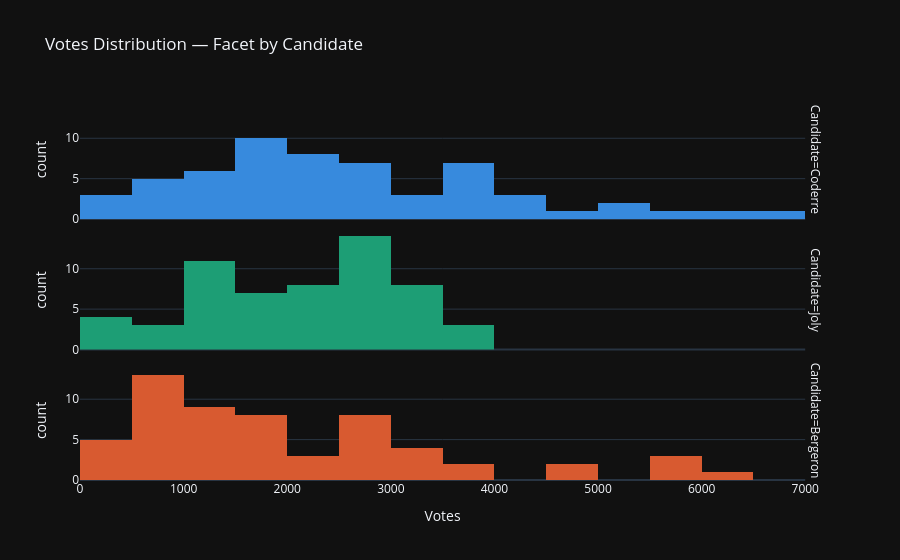

The notebook cell saved with this chart:
### Code cell
fig3 = plt.histogram(
    df_long,
    x='votes',
    color='candidate',
    facet_row='candidate',                    
    nbins=20,
    title='Votes Distribution — Facet by Candidate',
    labels={'votes': 'Votes', 'candidate': 'Candidate'},
    template='plotly_dark',
    color_discrete_map={
        'Coderre':  '#378ADD',
        'Joly':     '#1D9E75',
        'Bergeron': '#D85A30',
    }
)
 
fig3.update_layout(
    height=700,
    showlegend=False,
)
fig3.show()

### Figure 1 — Plotly figure (JSON) as saved in the notebook; plotly's stock layout.template omitted (floating-point values rounded to 4 significant figures)
{"data": [{"alignmentgroup": "True", "bingroup": "x", "hovertemplate": "Candidate=Coderre<br>Votes=%{x}<br>count=%{y}<extra></extra>", "legendgroup": "Coderre", "marker": {"color": "#378ADD", "pattern": {"shape": ""}}, "name": "Coderre", "nbinsx": 20, "offsetgroup": "Coderre", "orientation": "v", "showlegend": true, "type": "histogram", "x": [2481, 2525, 3348, 1734, 1770, 1455, 3252, 5456, 4734, 5737, 2979, 1827, 2331, 2670, 3673, 3612, 4308, 4104, 3931, 5387, 2432, 2566, 3347, 2476, 1451, 1906, 1347, 3668, 2878, 2201, 2420, 2184, 1589, 2526, 1873, 1644, 1548, 1773, 2040, 1165, 1193, 1325, 4201, 3536, 631, 595, 518, 332, 3694, 2746, 1546, 3509, 6591, 6229, 996, 540, 446, 491], "xaxis": "x3", "yaxis": "y3"}, {"alignmentgroup": "True", "bingroup": "x", "hovertemplate": "Candidate=Joly<br>Votes=%{x}<br>count=%{y}<extra></extra>", "legendgroup": "Joly", "marker": {"color": "#1D9E75", "pattern": {"shape": ""}}, "name": "Joly", "nbinsx": 20, "offsetgroup": "Joly", "orientation": "v", "showlegend": true, "type": "histogram", "x": [3024, 2675, 2532, 2514, 3044, 2316, 2543, 3330, 2852, 1656, 2873, 2815, 2788, 3234, 2431, 2081, 3959, 2822, 1641, 1908, 3578, 2438, 3291, 2849, 1894, 2282, 2271, 1220, 2039, 2782, 1402, 1076, 1172, 1286, 1232, 1578, 1636, 3262, 2648, 1266, 1157, 1908, 3717, 2943, 998, 1068, 690, 326, 3454, 3139, 2675, 2338, 1435, 1051, 423, 592, 419, 489], "xaxis": "x2", "yaxis": "y2"}, {"alignmentgroup": "True", "bingroup": "x", "hovertemplate": "Candidate=Bergeron<br>Votes=%{x}<br>count=%{y}<extra></extra>", "legendgroup": "Bergeron", "marker": {"color": "#D85A30", "pattern": {"shape": ""}}, "name": "Bergeron", "nbinsx": 20, "offsetgroup": "Bergeron", "orientation": "v", "showlegend": true, "type": "histogram", "x": [1829, 1163, 2770, 4782, 5933, 3599, 2521, 1760, 1879, 958, 3430, 6408, 5748, 4962, 3155, 1554, 1320, 1459, 882, 1184, 3368, 2092, 2562, 2631, 754, 2169, 2827, 984, 2666, 5819, 1793, 691, 708, 851, 1182, 1950, 1503, 2653, 1437, 832, 653, 1205, 1642, 1330, 258, 226, 224, 131, 2589, 3250, 3679, 2178, 1085, 780, 643, 833, 465, 698], "xaxis": "x", "yaxis": "y"}], "layout": {"annotations": [{"font": {}, "showarrow": false, "text": "Candidate=Bergeron", "textangle": 90, "x": 0.98, "xanchor": "left", "xref": "paper", "y": 0.1567, "yanchor": "middle", "yref": "paper"}, {"font": {}, "showarrow": false, "text": "Candidate=Joly", "textangle": 90, "x": 0.98, "xanchor": "left", "xref": "paper", "y": 0.5, "yanchor": "middle", "yref": "paper"}, {"font": {}, "showarrow": false, "text": "Candidate=Coderre", "textangle": 90, "x": 0.98, "xanchor": "left", "xref": "paper", "y": 0.8433, "yanchor": "middle", "yref": "paper"}], "autosize": true, "barmode": "relative", "legend": {"title": {"text": "Candidate"}, "tracegroupgap": 0}, "showlegend": false, "title": {"text": "Votes Distribution — Facet by Candidate"}, "xaxis": {"anchor": "y", "autorange": true, "domain": [0, 0.98], "range": [-0.5, 7000.0], "title": {"text": "Votes"}, "type": "linear"}, "xaxis2": {"anchor": "y2", "autorange": true, "domain": [0, 0.98], "matches": "x", "range": [-0.5, 7000.0], "showticklabels": false, "type": "linear"}, "xaxis3": {"anchor": "y3", "autorange": true, "domain": [0, 0.98], "matches": "x", "range": [-0.5, 7000.0], "showticklabels": false, "type": "linear"}, "yaxis": {"anchor": "x", "autorange": true, "domain": [0, 0.3133], "range": [0, 14.74], "title": {"text": "count"}}, "yaxis2": {"anchor": "x2", "autorange": true, "domain": [0.3433, 0.6567], "matches": "y", "range": [0, 14.74], "title": {"text": "count"}}, "yaxis3": {"anchor": "x3", "autorange": true, "domain": [0.6867, 1.0], "matches": "y", "range": [0, 14.74], "title": {"text": "count"}}}}
